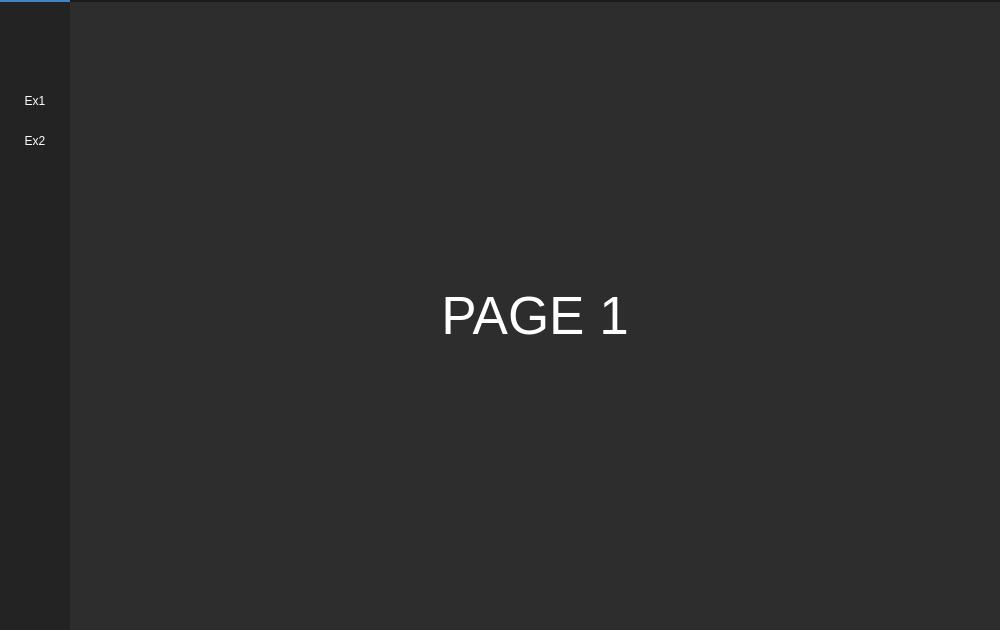
<?xml version="1.0" encoding="UTF-8"?>
<ui version="4.0">
 <class>MainWindow</class>
 <widget class="QMainWindow" name="MainWindow">
  <property name="geometry">
   <rect>
    <x>0</x>
    <y>0</y>
    <width>1000</width>
    <height>630</height>
   </rect>
  </property>
  <property name="minimumSize">
   <size>
    <width>1000</width>
    <height>500</height>
   </size>
  </property>
  <property name="windowTitle">
   <string>MainWindow</string>
  </property>
  <property name="styleSheet">
   <string notr="true">background-color: rgb(45, 45, 45);</string>
  </property>
  <widget class="QWidget" name="centralwidget">
   <layout class="QVBoxLayout" name="verticalLayout">
    <property name="spacing">
     <number>0</number>
    </property>
    <property name="leftMargin">
     <number>0</number>
    </property>
    <property name="topMargin">
     <number>0</number>
    </property>
    <property name="rightMargin">
     <number>0</number>
    </property>
    <property name="bottomMargin">
     <number>0</number>
    </property>
    <item>
     <widget class="QFrame" name="Top_Bar">
      <property name="maximumSize">
       <size>
        <width>16777215</width>
        <height>40</height>
       </size>
      </property>
      <property name="styleSheet">
       <string notr="true">background-color: rgb(35, 35, 35);</string>
      </property>
      <property name="frameShape">
       <enum>QFrame::NoFrame</enum>
      </property>
      <property name="frameShadow">
       <enum>QFrame::Raised</enum>
      </property>
      <layout class="QHBoxLayout" name="horizontalLayout">
       <property name="spacing">
        <number>0</number>
       </property>
       <property name="leftMargin">
        <number>0</number>
       </property>
       <property name="topMargin">
        <number>0</number>
       </property>
       <property name="rightMargin">
        <number>0</number>
       </property>
       <property name="bottomMargin">
        <number>0</number>
       </property>
       <item>
        <widget class="QFrame" name="frame_toggle">
         <property name="maximumSize">
          <size>
           <width>70</width>
           <height>40</height>
          </size>
         </property>
         <property name="styleSheet">
          <string notr="true">background-color: rgb(85, 170, 255);</string>
         </property>
         <property name="frameShape">
          <enum>QFrame::StyledPanel</enum>
         </property>
         <property name="frameShadow">
          <enum>QFrame::Raised</enum>
         </property>
         <layout class="QVBoxLayout" name="verticalLayout_2">
          <property name="spacing">
           <number>0</number>
          </property>
          <property name="leftMargin">
           <number>0</number>
          </property>
          <property name="topMargin">
           <number>0</number>
          </property>
          <property name="rightMargin">
           <number>0</number>
          </property>
          <property name="bottomMargin">
           <number>0</number>
          </property>
         </layout>
        </widget>
       </item>
       <item>
        <widget class="QFrame" name="frame_top">
         <property name="frameShape">
          <enum>QFrame::StyledPanel</enum>
         </property>
         <property name="frameShadow">
          <enum>QFrame::Raised</enum>
         </property>
        </widget>
       </item>
      </layout>
     </widget>
    </item>
    <item>
     <widget class="QFrame" name="Content">
      <property name="frameShape">
       <enum>QFrame::NoFrame</enum>
      </property>
      <property name="frameShadow">
       <enum>QFrame::Raised</enum>
      </property>
      <layout class="QHBoxLayout" name="horizontalLayout_2">
       <property name="spacing">
        <number>0</number>
       </property>
       <property name="leftMargin">
        <number>0</number>
       </property>
       <property name="topMargin">
        <number>0</number>
       </property>
       <property name="rightMargin">
        <number>0</number>
       </property>
       <property name="bottomMargin">
        <number>0</number>
       </property>
       <item>
        <widget class="QFrame" name="frame_left_menu">
         <property name="minimumSize">
          <size>
           <width>70</width>
           <height>0</height>
          </size>
         </property>
         <property name="maximumSize">
          <size>
           <width>70</width>
           <height>16777215</height>
          </size>
         </property>
         <property name="styleSheet">
          <string notr="true">background-color: rgb(35, 35, 35);</string>
         </property>
         <property name="frameShape">
          <enum>QFrame::NoFrame</enum>
         </property>
         <property name="frameShadow">
          <enum>QFrame::Raised</enum>
         </property>
         <property name="lineWidth">
          <number>0</number>
         </property>
         <layout class="QVBoxLayout" name="verticalLayout_3">
          <property name="spacing">
           <number>7</number>
          </property>
          <property name="leftMargin">
           <number>0</number>
          </property>
          <property name="topMargin">
           <number>0</number>
          </property>
          <property name="rightMargin">
           <number>0</number>
          </property>
          <property name="bottomMargin">
           <number>0</number>
          </property>
          <item alignment="Qt::AlignTop">
           <widget class="QFrame" name="frame_top_menus">
            <property name="frameShape">
             <enum>QFrame::NoFrame</enum>
            </property>
            <property name="frameShadow">
             <enum>QFrame::Raised</enum>
            </property>
            <layout class="QVBoxLayout" name="verticalLayout_4">
             <property name="spacing">
              <number>0</number>
             </property>
             <property name="leftMargin">
              <number>0</number>
             </property>
             <property name="topMargin">
              <number>0</number>
             </property>
             <property name="rightMargin">
              <number>0</number>
             </property>
             <property name="bottomMargin">
              <number>0</number>
             </property>
             <item>
              <widget class="QPushButton" name="btn_Toggle">
               <property name="styleSheet">
                <string notr="true">QPushButton {
	color: rgb(255, 255, 255);
	background-color: rgb(35, 35, 35);
	border: 0px solid;
}
QPushButton:hover {
	background-color: rgb(85, 170, 255);
}</string>
               </property>
               <property name="text">
                <string/>
               </property>
               <property name="icon">
                <iconset>
                 <normaloff>resources/menu_icon.png</normaloff>resources/menu_icon.png</iconset>
               </property>
               <property name="iconSize">
                <size>
                 <width>50</width>
                 <height>30</height>
                </size>
               </property>
              </widget>
             </item>
             <item>
              <spacer name="verticalSpacer_2">
               <property name="orientation">
                <enum>Qt::Vertical</enum>
               </property>
               <property name="sizeType">
                <enum>QSizePolicy::Fixed</enum>
               </property>
               <property name="sizeHint" stdset="0">
                <size>
                 <width>20</width>
                 <height>25</height>
                </size>
               </property>
              </spacer>
             </item>
             <item>
              <widget class="QPushButton" name="btn_page_1">
               <property name="minimumSize">
                <size>
                 <width>0</width>
                 <height>40</height>
                </size>
               </property>
               <property name="styleSheet">
                <string notr="true">QPushButton {
	color: rgb(255, 255, 255);
	background-color: rgb(35, 35, 35);
	border: 0px solid;
}
QPushButton:hover {
	background-color: rgb(85, 170, 255);
}</string>
               </property>
               <property name="text">
                <string/>
               </property>
               <property name="icon">
                <iconset>
                 <normaloff>resources/home_icon.png</normaloff>resources/home_icon.png</iconset>
               </property>
               <property name="iconSize">
                <size>
                 <width>40</width>
                 <height>27</height>
                </size>
               </property>
              </widget>
             </item>
             <item>
              <widget class="QPushButton" name="btn_page_2">
               <property name="minimumSize">
                <size>
                 <width>0</width>
                 <height>40</height>
                </size>
               </property>
               <property name="styleSheet">
                <string notr="true">QPushButton {
	color: rgb(255, 255, 255);
	background-color: rgb(35, 35, 35);
	border: 0px solid;
}
QPushButton:hover {
	background-color: rgb(85, 170, 255);
}</string>
               </property>
               <property name="text">
                <string>Ex1</string>
               </property>
              </widget>
             </item>
             <item>
              <widget class="QPushButton" name="btn_page_3">
               <property name="minimumSize">
                <size>
                 <width>0</width>
                 <height>40</height>
                </size>
               </property>
               <property name="styleSheet">
                <string notr="true">QPushButton {
	color: rgb(255, 255, 255);
	background-color: rgb(35, 35, 35);
	border: 0px solid;
}
QPushButton:hover {
	background-color: rgb(85, 170, 255);
}</string>
               </property>
               <property name="text">
                <string>Ex2</string>
               </property>
              </widget>
             </item>
            </layout>
           </widget>
          </item>
          <item>
           <widget class="QFrame" name="bottom_settings_frame">
            <property name="frameShape">
             <enum>QFrame::NoFrame</enum>
            </property>
            <property name="frameShadow">
             <enum>QFrame::Raised</enum>
            </property>
            <layout class="QVBoxLayout" name="verticalLayout_9">
             <item>
              <spacer name="verticalSpacer">
               <property name="orientation">
                <enum>Qt::Vertical</enum>
               </property>
               <property name="sizeHint" stdset="0">
                <size>
                 <width>20</width>
                 <height>40</height>
                </size>
               </property>
              </spacer>
             </item>
             <item>
              <widget class="QPushButton" name="pushButton">
               <property name="styleSheet">
                <string notr="true">QPushButton {
	color: rgb(255, 255, 255);
	background-color: rgb(35, 35, 35);
	border: 0px solid;
}
QPushButton:hover {
	background-color: rgb(85, 170, 255);
}</string>
               </property>
               <property name="text">
                <string/>
               </property>
               <property name="icon">
                <iconset>
                 <normaloff>resources/settings_icon.png</normaloff>resources/settings_icon.png</iconset>
               </property>
               <property name="iconSize">
                <size>
                 <width>40</width>
                 <height>27</height>
                </size>
               </property>
              </widget>
             </item>
            </layout>
           </widget>
          </item>
         </layout>
        </widget>
       </item>
       <item>
        <widget class="QFrame" name="frame_pages">
         <property name="frameShape">
          <enum>QFrame::NoFrame</enum>
         </property>
         <property name="frameShadow">
          <enum>QFrame::Raised</enum>
         </property>
         <layout class="QVBoxLayout" name="verticalLayout_5">
          <item>
           <widget class="QStackedWidget" name="stackedWidget">
            <property name="currentIndex">
             <number>0</number>
            </property>
            <widget class="QWidget" name="page_1">
             <layout class="QVBoxLayout" name="verticalLayout_7">
              <item>
               <widget class="QLabel" name="label_1">
                <property name="font">
                 <font>
                  <pointsize>40</pointsize>
                 </font>
                </property>
                <property name="styleSheet">
                 <string notr="true">color: #FFF;</string>
                </property>
                <property name="text">
                 <string>PAGE 1</string>
                </property>
                <property name="alignment">
                 <set>Qt::AlignCenter</set>
                </property>
               </widget>
              </item>
             </layout>
            </widget>
            <widget class="QWidget" name="page_2">
             <layout class="QVBoxLayout" name="verticalLayout_6">
              <item>
               <widget class="QLabel" name="label_2">
                <property name="font">
                 <font>
                  <pointsize>40</pointsize>
                 </font>
                </property>
                <property name="styleSheet">
                 <string notr="true">color: #FFF;</string>
                </property>
                <property name="text">
                 <string>PAGE 2</string>
                </property>
                <property name="alignment">
                 <set>Qt::AlignCenter</set>
                </property>
               </widget>
              </item>
             </layout>
            </widget>
            <widget class="QWidget" name="page_3">
             <layout class="QVBoxLayout" name="verticalLayout_8">
              <item>
               <widget class="QLabel" name="label">
                <property name="font">
                 <font>
                  <pointsize>40</pointsize>
                 </font>
                </property>
                <property name="styleSheet">
                 <string notr="true">color: #FFF;</string>
                </property>
                <property name="text">
                 <string>PAGE 3</string>
                </property>
                <property name="alignment">
                 <set>Qt::AlignCenter</set>
                </property>
               </widget>
              </item>
             </layout>
            </widget>
           </widget>
          </item>
         </layout>
        </widget>
       </item>
      </layout>
     </widget>
    </item>
   </layout>
  </widget>
 </widget>
 <resources/>
 <connections/>
</ui>
